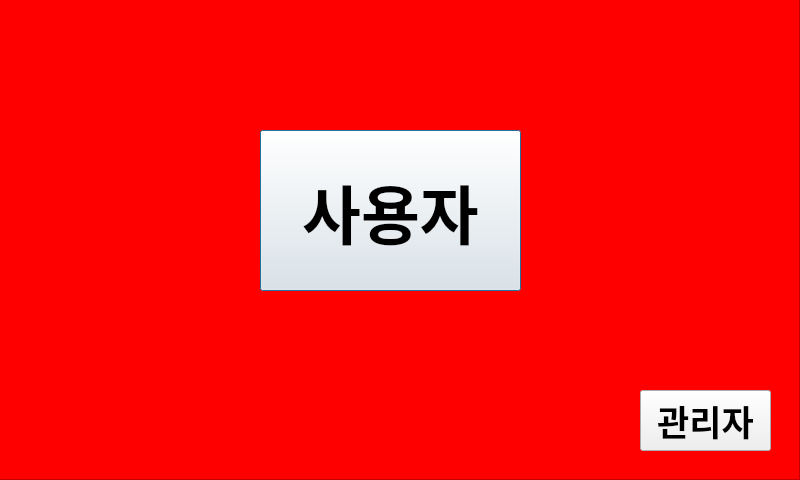
<?xml version="1.0" encoding="UTF-8"?>
<ui version="4.0">
 <class>Dialog</class>
 <widget class="QDialog" name="Dialog">
  <property name="geometry">
   <rect>
    <x>0</x>
    <y>0</y>
    <width>800</width>
    <height>480</height>
   </rect>
  </property>
  <property name="minimumSize">
   <size>
    <width>800</width>
    <height>480</height>
   </size>
  </property>
  <property name="maximumSize">
   <size>
    <width>800</width>
    <height>480</height>
   </size>
  </property>
  <property name="windowTitle">
   <string>Dialog</string>
  </property>
  <widget class="QPushButton" name="btnMain">
   <property name="geometry">
    <rect>
     <x>260</x>
     <y>130</y>
     <width>261</width>
     <height>161</height>
    </rect>
   </property>
   <property name="sizePolicy">
    <sizepolicy hsizetype="Minimum" vsizetype="Fixed">
     <horstretch>40</horstretch>
     <verstretch>200</verstretch>
    </sizepolicy>
   </property>
   <property name="maximumSize">
    <size>
     <width>400</width>
     <height>200</height>
    </size>
   </property>
   <property name="font">
    <font>
     <family>Verdana</family>
     <pointsize>48</pointsize>
     <weight>75</weight>
     <bold>true</bold>
    </font>
   </property>
   <property name="text">
    <string>사용자</string>
   </property>
  </widget>
  <widget class="QPushButton" name="btnAdmin">
   <property name="geometry">
    <rect>
     <x>640</x>
     <y>390</y>
     <width>131</width>
     <height>61</height>
    </rect>
   </property>
   <property name="font">
    <font>
     <family>Verdana</family>
     <pointsize>26</pointsize>
     <weight>75</weight>
     <bold>true</bold>
    </font>
   </property>
   <property name="text">
    <string>관리자</string>
   </property>
  </widget>
  <widget class="QFrame" name="frame">
   <property name="geometry">
    <rect>
     <x>-1</x>
     <y>-1</y>
     <width>801</width>
     <height>481</height>
    </rect>
   </property>
   <property name="styleSheet">
    <string notr="true">background-color:red;</string>
   </property>
   <property name="frameShape">
    <enum>QFrame::StyledPanel</enum>
   </property>
   <property name="frameShadow">
    <enum>QFrame::Raised</enum>
   </property>
  </widget>
  <zorder>frame</zorder>
  <zorder>btnMain</zorder>
  <zorder>btnAdmin</zorder>
 </widget>
 <resources/>
 <connections>
  <connection>
   <sender>btnMain</sender>
   <signal>clicked()</signal>
   <receiver>Dialog</receiver>
   <slot>btnMainClicked()</slot>
   <hints>
    <hint type="sourcelabel">
     <x>401</x>
     <y>205</y>
    </hint>
    <hint type="destinationlabel">
     <x>453</x>
     <y>366</y>
    </hint>
   </hints>
  </connection>
  <connection>
   <sender>btnAdmin</sender>
   <signal>clicked()</signal>
   <receiver>Dialog</receiver>
   <slot>btnAdminClicked()</slot>
   <hints>
    <hint type="sourcelabel">
     <x>694</x>
     <y>417</y>
    </hint>
    <hint type="destinationlabel">
     <x>672</x>
     <y>278</y>
    </hint>
   </hints>
  </connection>
 </connections>
 <slots>
  <slot>btnMainClicked()</slot>
  <slot>btnAdminClicked()</slot>
 </slots>
</ui>
